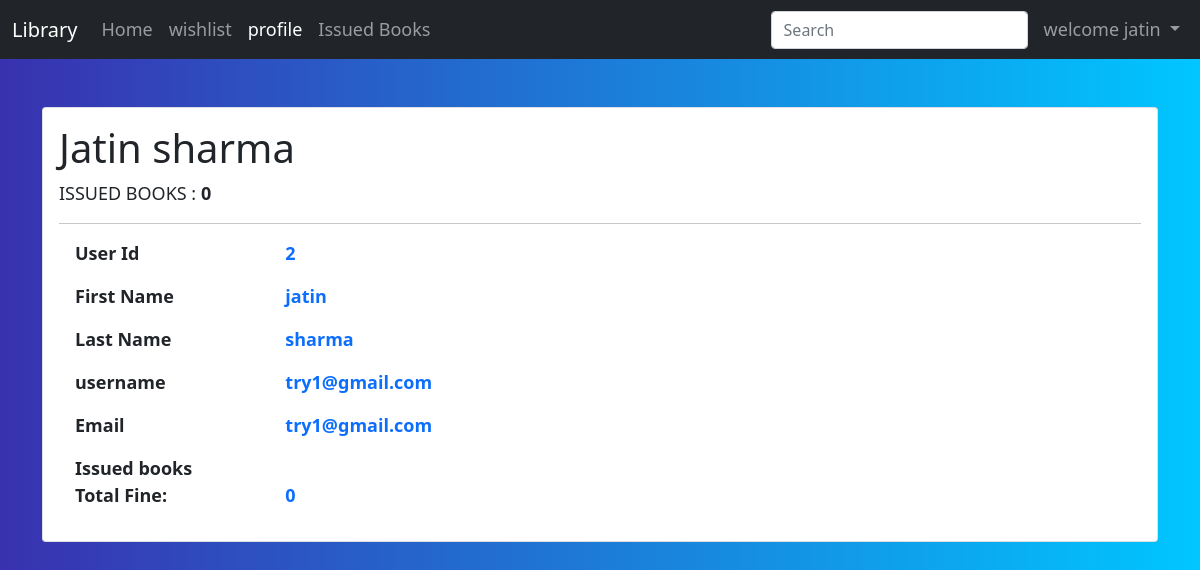
The app's page /student/profile/ (signed in), older data.
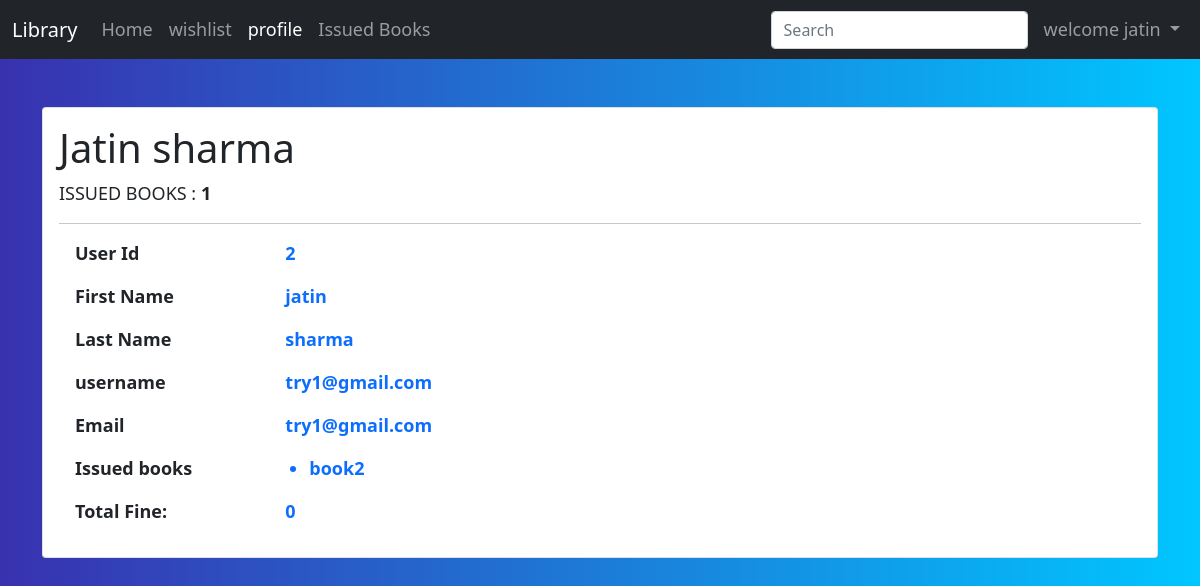
The same page, newer data.
### teacher/models.py (models this page shows, shortened)
class isseuBook(models.Model):
    issue_id=models.AutoField(primary_key=True)
    user=models.ForeignKey(myUser,null=True,on_delete=models.CASCADE)
    book=models.ForeignKey(BOOK,null=True,on_delete=models.CASCADE)
    issue_date=models.DateField()
    return_date=models.DateField()
    def calculate_fine(self):
        fine=0
        if date.today() > self.return_date:
            fine=date.today() - self.return_date
            fine=str(fine).split(',')[0]
            fine=str(fine).split(' ')[0]
        return fine

### home/models.py (models this page shows, shortened)
class BOOK(models.Model):
    book_id=models.AutoField(primary_key=True)
    name=models.CharField(max_length=50)
    author=models.CharField(max_length=50)
    genre=models.CharField(max_length=50)
    genres = [
        ('Drama', 'Drama'),
        ('Fantasy', 'Fantasy'),
        ('Fiction', 'Fiction'),
        ('Horror', 'Horror'),
        ('Mythology', 'Mythology'),
        ('Mystery','Mystery'),
        ('Science Fiction','Science Fiction')
    ]
    genre = models.CharField(
        max_length=15,
        choices=genres,
        default='Drama',
    )
    statusValue=[
        ('available','available'),
        ('not available','not available')
    ]
    status=models.CharField(max_length=13,choices=statusValue,default='available')

### student/views.py (the view)
# urls.py: path('profile/',views.profile,name='profile'),
@login_required
def profile(request):
    if request.user.userType!='student':
        return redirect('/')
    id=request.user.id
    issued_books=isseuBook.objects.filter(user=id)
    c=0
    for book in issued_books:
        c+=int(book.calculate_fine())
    print(c)
    param={'books':issued_books,'total_fine':c}
    return render(request,'student/profile.html',param)

### templates/student/profile.html (shortened to what this page needs)
{% extends 'student/base1.html' %}
{% block profileActive %}active{% endblock profileActive %}
{% block body %}
<div class="container">
    <div class="card text-center my-5">
        <div class="card-body">
            <div class="col-md-6">
                <div class="">
                    <h1 class="text-sm-start">Jatin sharma</h1>
                    <p class="text-sm-start">ISSUED BOOKS :<span class="fw-bold"> {{ books|length }}</span>
                    </p>
                </div>
            </div>
            <hr>
            <div class="col-md-8">
                <div class="tab-content">
                    <div class="tab-pane fade show active">
                        <div class="row">
                            <div class="col-md-3 text-sm-start mx-3">
                                <label class="fw-bold">User Id</label>
                            </div>
                            <div class="col-md-4 text-sm-start mx-2">
                                <p class="text-primary fw-bold">{{request.user.id}}</p>
                            </div>
                        </div>
                        <div class="row">
                            <div class="col-md-3 text-sm-start mx-3">
                                <label class="fw-bold">First Name</label>
                            </div>
                            <div class="col-md-4 text-sm-start mx-2">
                                <p class="text-primary fw-bold">{{request.user.first_name}}</p>
                            </div>
                        </div>
                        <div class="row">
                            <div class="col-md-3 text-sm-start mx-3">
                                <label class="fw-bold">Last Name</label>
                            </div>
                            <div class="col-md-4 text-sm-start mx-2">
                                <p class="text-primary fw-bold">{{request.user.last_name}}</p>
                            </div>
                        </div>
                        <div class="row">
                            <div class="col-md-3 text-sm-start mx-3">
                                <label class="fw-bold">username</label>
                            </div>
                            <div class="col-md-4 text-sm-start mx-2">
                                <p class="text-primary fw-bold">{{request.user.username}}</p>
                            </div>
                        </div>
                        <div class="row">
                            <div class="col-md-3 text-sm-start mx-3">
                                <label class="fw-bold">Email</label>
                            </div>
                            <div class="col-md-4 text-sm-start mx-2">
                                <p class="text-primary fw-bold">{{request.user.email}}</p>
                            </div>
                        </div>
                        <div class="row">
                            <div class="col-md-3 text-sm-start mx-3">
                                <label class="fw-bold">Issued books</label>
                            </div>
                            <div class="col-md-4 ">
                                <ul class="text-sm-start mx-0">
                                {% for book in books %}
                                <li class="text-primary fw-bold ">{{book.book.name}}</li>
                                {% endfor %}
                                </ul>
                            </div>
                        </div>
                        <div class="row">
                            <div class="col-md-3 text-sm-start mx-3">
                                <label class="fw-bold">Total Fine:</label>
                            </div>
                            <div class="col-md-4 text-sm-start mx-2">
                                <p class="text-primary fw-bold">{{total_fine}}</p>
                            </div>
                        </div>
                    </div>
                </div>
            </div>
        </div>
    </div>
</div>
{% endblock body %}

Row changes from the older to the newer data that the page shows:
added isseuBook: book.name "book2"
Text that changed along with them:
{{ books|length }}: "0" → "1"
